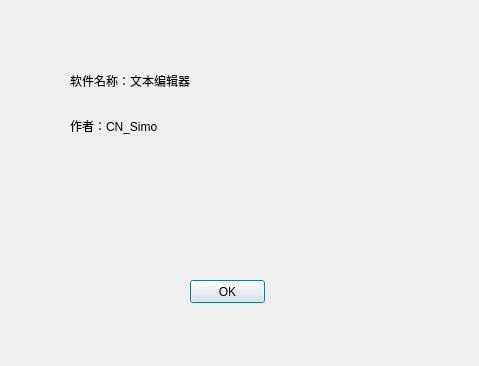
<?xml version="1.0" encoding="UTF-8"?>
<ui version="4.0">
 <class>AboutDialog</class>
 <widget class="QDialog" name="AboutDialog">
  <property name="geometry">
   <rect>
    <x>0</x>
    <y>0</y>
    <width>479</width>
    <height>366</height>
   </rect>
  </property>
  <property name="windowTitle">
   <string>Dialog</string>
  </property>
  <widget class="QLabel" name="label">
   <property name="geometry">
    <rect>
     <x>70</x>
     <y>60</y>
     <width>141</width>
     <height>41</height>
    </rect>
   </property>
   <property name="text">
    <string>软件名称：文本编辑器</string>
   </property>
  </widget>
  <widget class="QLabel" name="label_2">
   <property name="geometry">
    <rect>
     <x>70</x>
     <y>110</y>
     <width>121</width>
     <height>31</height>
    </rect>
   </property>
   <property name="text">
    <string>作者：CN_Simo</string>
   </property>
  </widget>
  <widget class="QPushButton" name="pushButton">
   <property name="geometry">
    <rect>
     <x>190</x>
     <y>280</y>
     <width>75</width>
     <height>23</height>
    </rect>
   </property>
   <property name="text">
    <string>OK</string>
   </property>
  </widget>
 </widget>
 <resources/>
 <connections/>
</ui>
